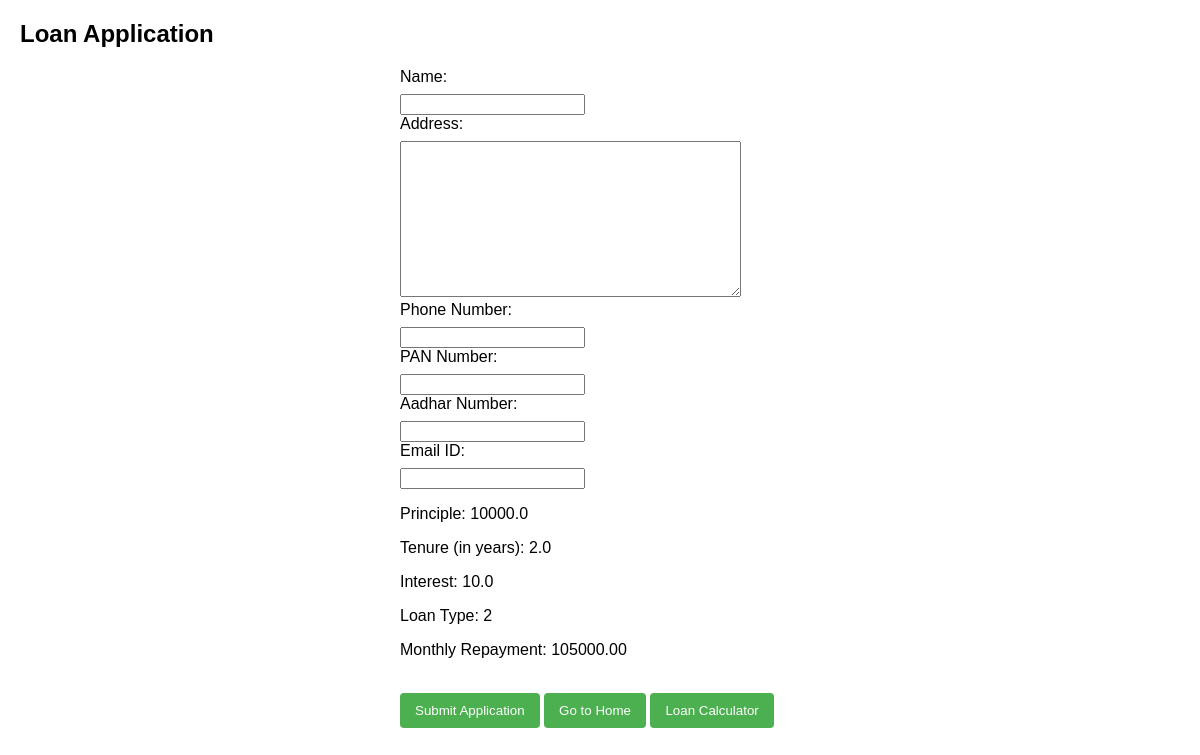
/loan_calculator/apply_loan/, run on an earlier commit of the app's database.
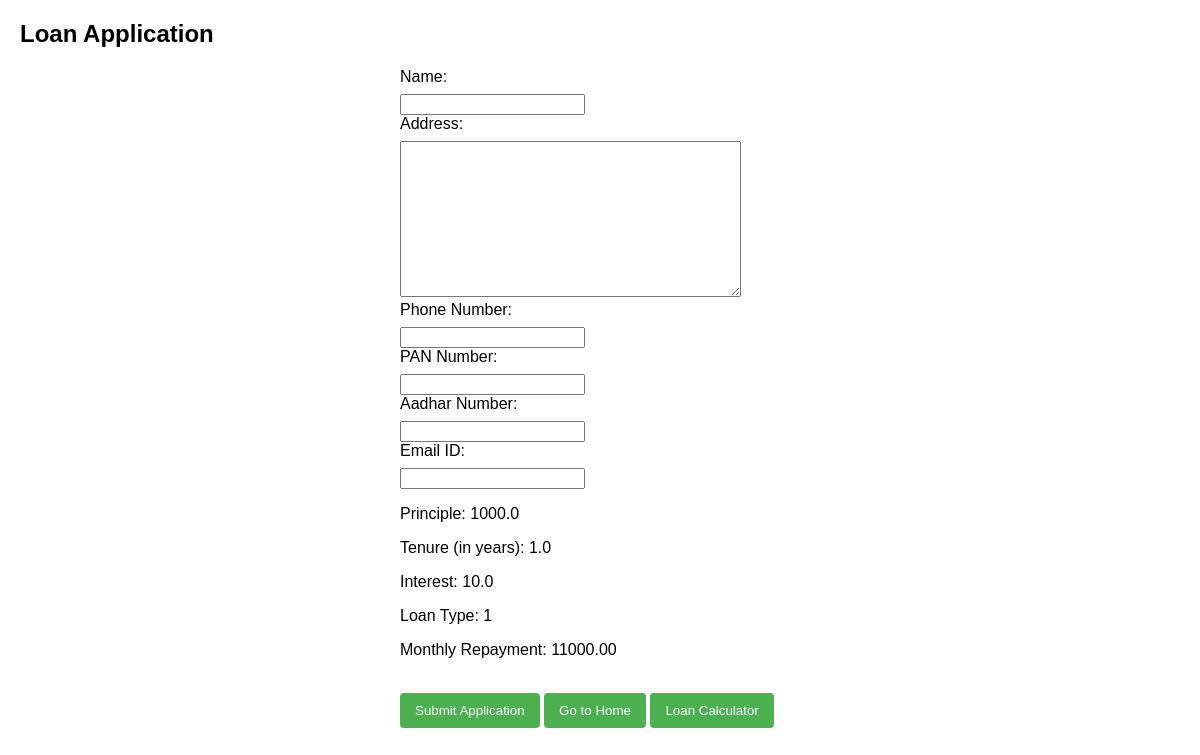
And on a later commit of the database.
### loan_calculator/models.py (models this page shows)
class Loan(models.Model):
    principle = models.FloatField()
    tenure = models.FloatField()
    interest = models.FloatField()
    loan_type = models.CharField(max_length=2, choices=[("1", "Plan 1 Compound intrest"),("2", "Plan2 Simple intrest")])
    monthly_repayment = models.DecimalField(max_digits=10, decimal_places=2, null=True, blank=True)

### loan_calculator/views.py (the view, shortened to what this page needs)
# urls.py: path('apply_loan/', ApplyLoan.as_view(), name='apply_loan'),
class ApplyLoan(View):
    template_name = 'loan_calculator/applyloan.html'
    def get(self, request):
        loan = Loan.objects.last()
        form = ApplyLoanform()
        return render(request, self.template_name, {'form': form, 'loan':loan})

### loan_calculator/forms.py
class ApplyLoanform(forms.ModelForm):
     class Meta:
        model = ApplyLoan
        fields = [ 'principle', 'tenure', 'interest', 'loan_type', 'name', 'address', 'phone_number', 'pan_number', 'aadhar_number', 'email']

### loan_calculator/templates/loan_calculator/applyloan.html (shortened to what this page needs)
<!DOCTYPE html>
<html lang="en">
<head>
    {% load static %}
    <link rel="stylesheet" href="{% static 'css/styles.css' %}">
</head>
<body>
<h2>Loan Application</h2>
<form method="post" action="{% url 'loan_calculator:apply_loan' %}">
    <label for="{{ form.name.id_for_label }}">Name:</label>
    {{ form.name }}
    <br>
    <label for="{{ form.address.id_for_label }}">Address:</label>
    {{ form.address }}
    <br>
    <label for="{{ form.phone_number.id_for_label }}">Phone Number:</label>
    {{ form.phone_number }}
    <label for="{{ form.pan_number.id_for_label }}">PAN Number:</label>
    {{ form.pan_number }}
    <label for="{{ form.aadhar_number.id_for_label }}">Aadhar Number:</label>
    {{ form.phone_number }}
    <label for="{{ form.email.id_for_label }}">Email ID:</label>
    {{ form.email }}
<p>Principle: {{ loan.principle }}</p>
<p>Tenure (in years): {{ loan.tenure }}</p>
<p>Interest: {{ loan.interest }}</p>
<p>Loan Type: {{ loan.loan_type }}</p>
<p>Monthly Repayment: {{ loan.monthly_repayment }}</p>
    <br>
    <button type="submit">Submit Application</button>
    <a href="{% url 'loan_calculator:home' %}">
        <button type="button">Go to Home</button></a>
<a href="{% url 'loan_calculator:calculate_loan' %}">
    <button type="button">Loan Calculator</button>
</a>
</form>
</body>
</html>

### loan_calculator/static/css/styles.css (style rules this page uses)
body { font-family: Arial, sans-serif; margin: 20px; }
form { max-width: 400px; margin: auto; }
label { display: block; margin-bottom: 8px; }
button { background-color: #4CAF50; color: white; padding: 10px 15px; border: none; border-radius: 4px; cursor: pointer; }

What changed in the data, as far as the page shows it:
no longer on this page (row unchanged): Loan: principle "10000.0", tenure "2.0", interest "10.0", loan_type "2", monthly_repayment "105000.00"
added Loan: principle "1000.0", tenure "1.0", interest "10.0", loan_type "1", monthly_repayment "11000.00"
